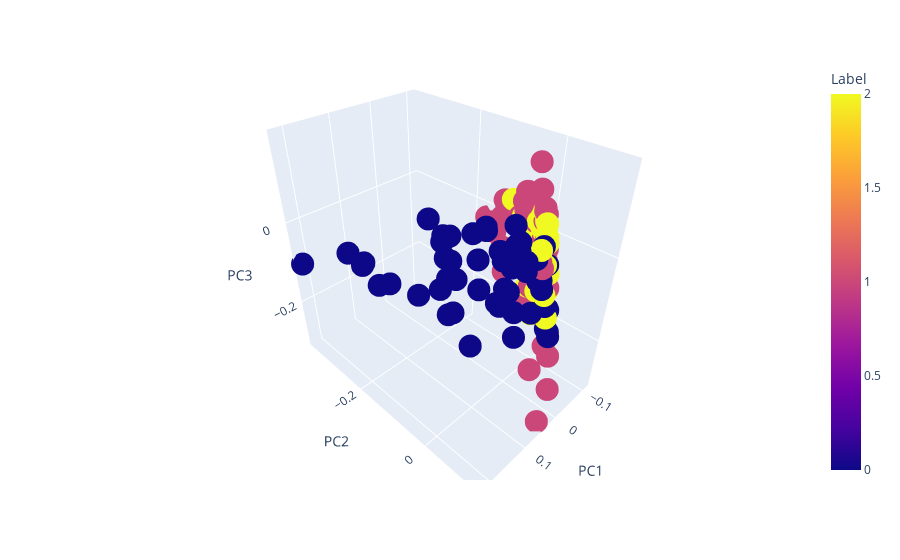

Notebook cell for this chart:
### Code cell
X_reduce = rbf_kernel_pca(X, 0.000000025, 3)
principal_df_3d = pd.DataFrame(X_reduce , columns = ['PC1','PC2','PC3'])
principal_df_3d['Label'] = wine.target

px.scatter_3d(principal_df_3d, x="PC1", y="PC2", z="PC3", 
              color="Label", color_discrete_map = {"Joly": "blue", "Bergeron": "violet", "Coderre":"Red"})

### Figure 1 — Plotly figure (JSON) as saved in the notebook; plotly's stock layout.template omitted (floating-point values rounded to 4 significant figures; data arrays with more than 128 entries replaced by an {"elided": "..."} marker saying what was removed)
{"data": [{"hovertemplate": "PC1=%{x}<br>PC2=%{y}<br>PC3=%{z}<br>Label=%{marker.color}<extra></extra>", "legendgroup": "", "marker": {"color": {"elided": "178 int values"}, "coloraxis": "coloraxis", "symbol": "circle"}, "mode": "markers", "name": "", "scene": "scene", "showlegend": false, "type": "scatter3d", "x": {"elided": "178 float values"}, "y": {"elided": "178 float values"}, "z": {"elided": "178 float values"}}], "layout": {"coloraxis": {"colorbar": {"title": {"text": "Label"}}, "colorscale": [[0, "#0d0887"], [0.1111, "#46039f"], [0.2222, "#7201a8"], [0.3333, "#9c179e"], [0.4444, "#bd3786"], [0.5556, "#d8576b"], [0.6667, "#ed7953"], [0.7778, "#fb9f3a"], [0.8889, "#fdca26"], [1, "#f0f921"]]}, "legend": {"tracegroupgap": 0}, "margin": {"t": 60}, "scene": {"domain": {"x": [0, 1], "y": [0, 1]}, "xaxis": {"title": {"text": "PC1"}}, "yaxis": {"title": {"text": "PC2"}}, "zaxis": {"title": {"text": "PC3"}}}}}
